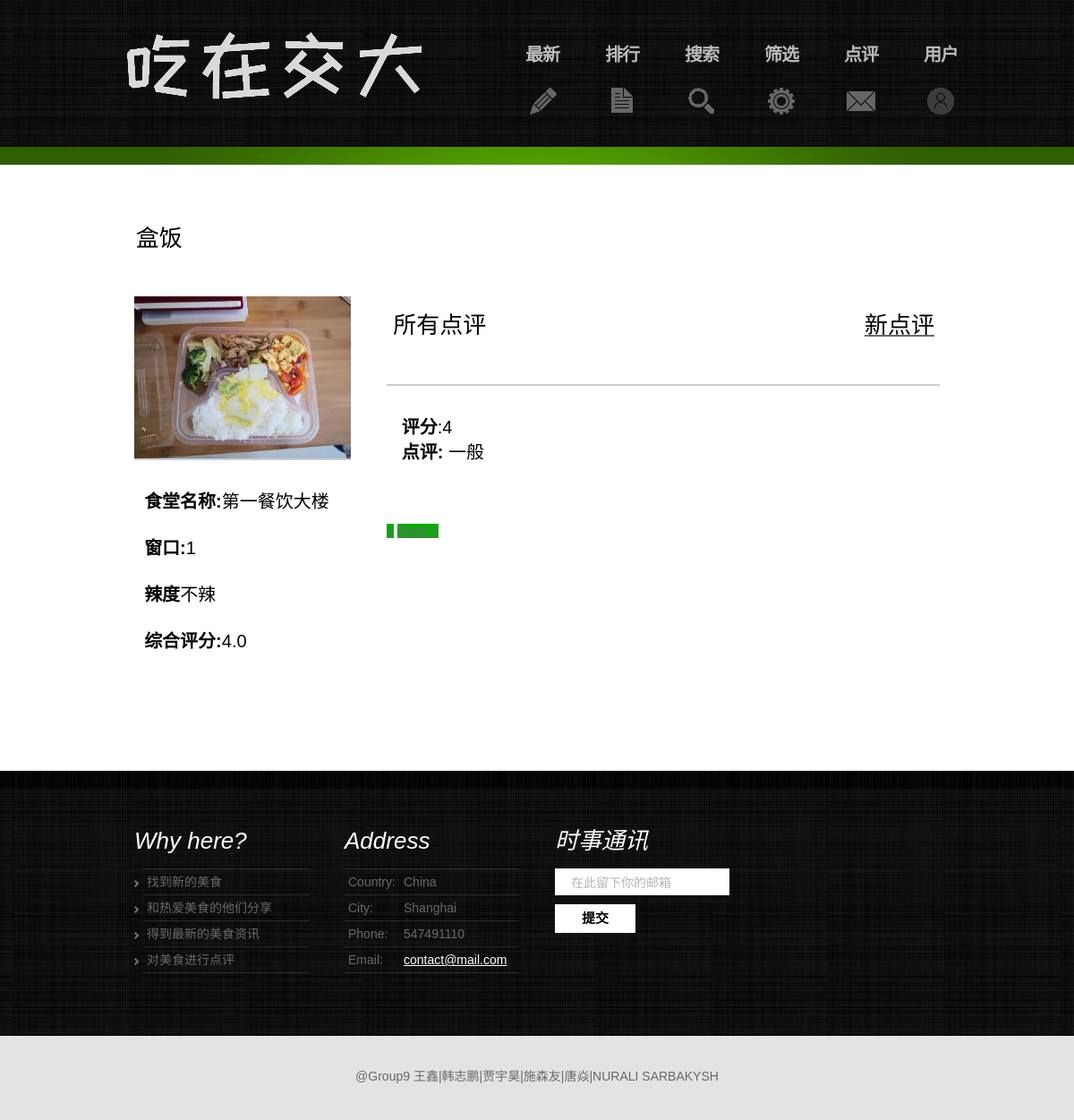
Screenshot of /food/110101 (signed in) with the database file from the repository.
### food/models.py (models this page shows, shortened)
class food(models.Model):
    foodID = models.IntegerField('foodID', primary_key=True)  #6位
    name = models.CharField('name', max_length=20)
    price = models.DecimalField('price', max_digits=7, decimal_places=2)
    stars = models.DecimalField('stars', max_digits=3, decimal_places=1, default=0)
    spiciness = models.IntegerField('spiciness', default=1)

### comment/models.py (models this page shows)
class comment(models.Model):
    content = models.TextField('content')
    stars = models.IntegerField('stars', default=0)
    created_time = models.DateTimeField('created_time', auto_now_add=True)
    updated_time = models.DateTimeField('updated_time', auto_now=True)
    user = models.ForeignKey(User, on_delete=models.CASCADE)
    food = models.ForeignKey(food, on_delete=models.CASCADE, default="")
    likes = models.IntegerField('Likes', default = 0)
    unlikes = models.IntegerField('Unlikes', default = 0)

### index/views.py (the view)
    def wrap(request, *args, **kwargs):
        if 'username' not in request.session:
            c_username = request.COOKIES.get('username')
            if not c_username:
                return HttpResponseRedirect('/index')
            else:
                request.session['username'] = c_username
        return fn(request, *args, **kwargs)

### food/views.py (called while the page is built)
@check_login
def food_view(request, foodnum):
    getfood = food.objects.get(foodID=foodnum)
    comment_list = comment.objects.filter(food=getfood)
    stars_cnt = 0.0
    for c in comment_list:
        stars_cnt += c.stars
    comment_num = len(comment_list)
    if comment_num !=0:
        stars_avg = stars_cnt / comment_num
    else:
        stars_avg = 0
    stars_avg = round(stars_avg,2)
    getfood.stars = stars_avg
    getfood.save();
    paginator = Paginator(comment_list, 7) # Show 20 food per page.
    page_number = request.GET.get('page')
    page_obj = paginator.get_page(page_number)
    return render(request, 'food/food.html', locals())

### index/templatetags/restaurant.py (called while the page is built)
@register.filter("restaurant")
def restaurant_name(foodID):
    return foodid2(foodID)

def foodid2(foodID):
    restaurant_list = ['第一餐饮大楼','第二餐饮大楼','第三餐饮大楼','第四餐饮大楼','第五餐饮大楼','第六餐饮大楼','第七餐饮大楼',
                       '玉兰苑','哈乐餐厅']
    restaurant = restaurant_list[int(foodID/100000) - 1]
    return restaurant

### index/templatetags/spiciness.py (called while the page is built)
@register.filter("spiciness")
def spiciness_num(num):
    return spiciness2(num)

def spiciness2(num):
    spiciness_list = ['不辣', '微辣','辣','很辣']
    spiciness = spiciness_list[num - 1]
    return spiciness

### index/templatetags/windownum.py (called while the page is built)
@register.filter("windownum")
def window_num(foodID):
    return int(foodID/100%100)

### index/views.py (called while the page is built)
def check_login(fn):
    def wrap(request, *args, **kwargs):
        if 'username' not in request.session:
            c_username = request.COOKIES.get('username')
            if not c_username:
                return HttpResponseRedirect('/index')
            else:
                request.session['username'] = c_username
        return fn(request, *args, **kwargs)
    return wrap

### food/templates/food/food.html (shortened to what this page needs)
<!DOCTYPE html>
<html lang="zh">
  <head>
    <link rel="stylesheet" href="/static/css/wx_reset.css" type="text/css" media="all" />
    <link rel="stylesheet" href="/static/css/wx_layout.css" type="text/css" media="all" />
    <link rel="stylesheet" href="/static/css/wx_style.css" type="text/css" media="all" />
    <link rel="stylesheet" href="/static/css/wx_zerogrid.css" />
    <link rel="stylesheet" href="/static/css/wx_responsive.css" />
  </head>
  {%load restaurant%}
  {%load windownum%}
  {%load spiciness%}
  <body id="page4">
    <div class="body1">
        <div class="body2">
          <div class="body5">
            <div class="main zerogrid">
              <header>
                <div class="wrapper row">
                  <h1>
                      <a href="/index" id="logo"><img src="/static/images/logo.png"/></a>
                  </h1>
                  <nav>
                      <ul id="menu">
                        {%if request.session.username%}
                        <li id="nav2">
                          <a href="/index/latest"> 最新 </a>
                        </li>
                        <li id="nav3">
                          <a href="/index/top"> 排行</a>
                        </li>
                        <li id="nav7">
                          <a href="/index/search"> 搜索</a>
                        </li>
                        <li id="nav4">
                          <a href="/index/sift"> 筛选 </a>
                        </li>
                        <li id="nav5">
                          <a href = "/index/remark"> 点评</a>
                        </li>
                        <li id="nav6">
                          <a href="/user/info"> 用户</a>
                        </li>
                      {%endif%}
                      </ul>
                    </nav>
                </div>
              </header>
            </div>
          </div>
        </div>
      </div>
      <div class="body3">
      <div class="main zerogrid">
        <article id="content">
          <div class="wrapper">
            <h3>&nbsp;&nbsp;&nbsp;{{getfood.name}}</h3>
            <div class="col-1-3" style="display:inline-block;">
              <div class="wrap-col">
                <div class="wrapper pad_bot2">
                  <div>
                  <img src="/static/images/{{getfood.foodID}}.jpg"
                  width="400px" height="400px"  ></div>
                  <div class="results-message"></div>
                  <p>&nbsp;&nbsp;<strong>食堂名称:</strong>{{getfood.foodID|restaurant}}</p>
                  <p>&nbsp;&nbsp;<strong>窗口:</strong>{{getfood.foodID|windownum}}</p>
                  <p>&nbsp;&nbsp;<strong>辣度</strong>{{getfood.spiciness|spiciness}}</p>
                  <p>&nbsp;&nbsp;<strong>综合评分:</strong>{{getfood.stars}}</p>
                </div>
              </div>
            </div>
            <div class="col-1-7 " style="display:inline-block;">
              <div class="wrap-col">
                <div class="wrapper pad_bot2">
                    <div style="display:inline-block;margin: 0%;padding:0%; border: 0ch;" ><h3 align="center">&nbsp;所有点评</h3></div>
                    <div class="card-footer" style="display:inline-block;float: right;" >
                      <a class="button" style="background-color: rgb(11, 169, 11);" href="/comment/{{getfood.foodID}}">
                      <h3 align="center">新点评<h3>
                      </a>
                    </div>
                    {% for comment in page_obj %}
                    <div class="wrapper pad_bot2">
                      <div class="results-message">
                      </div>
                      <p class="pad_bot1">
                        <strong>&nbsp;&nbsp;&nbsp;评分</strong>:{{comment.stars}}<br />
                        <strong>&nbsp;&nbsp;&nbsp;点评:</strong>
                        {{comment.content}}
                        <br />
                        <br />
                      </p>
                    </div>
                    {% endfor %}
                    {%if page_obj.has_previous%}
                    <a class="button" style="background-color: rgb(11, 169, 11); width: 50px;height: 25px;" herf=
                    "?page={{ page_obj.previous_page_number}}"><</a>
                    {%else%}
                    <a class="button" style="background-color: rgb(11, 169, 11); width: 50px;height: 25px;" herf=
                    "#"><</a>
                    {%endif%}
                        <a class="button" style="background-color: rgb(11, 169, 11); width: 50px;height: 25px;" href="#">
                            {{page_number}}
                        </a>
                        {%if page_obj.has_next%}
                        <a class="button" style="background-color: rgb(11, 169, 11); width: 50px;height: 25px;" herf=
                        "?page={{ page_obj.next_page_number}}">></a>
                            {%else%}
                            <a class="button" style="background-color: rgb(11, 169, 11); width: 50px;height: 25px;" href="#" >
                                    >
                            </a>
                        {%endif%}
          </div>
        </article>
      </div>
    </div>
    <div class="body4">
      <div class="main zerogrid">
        <article id="content2">
          <div class="wrapper row">
            <section class="col-1-4">
              <div class="wrap-col">
                <h4>Why here?</h4>
                <ul class="list1">
                  <li><a href="#">找到新的美食</a></li>
                  <li><a href="#">和热爱美食的他们分享</a></li>
                  <li><a href="#">得到最新的美食资讯</a></li>
                  <li><a href="#">对美食进行点评</a></li>
                </ul>
              </div>
            </section>
            <section class="col-1-4">
              <div class="wrap-col">
                <h4>Address</h4>
                <ul class="address">
                  <li><span>Country:</span>China</li>
                  <li><span>City:</span>Shanghai</li>
                  <li><span>Phone:</span>547491110</li>
                  <li>
                    <span>Email:</span><a href="mailto:">contact@mail.com</a>
                  </li>
                </ul>
              </div>
            </section>
            <section class="col-1-4">
              <div class="wrap-col">
                <h4>时事通讯</h4>
                <form id="newsletter" method="post">
                  <div>
                    <div class="wrapper">
                      <input
                        class="input"
                        type="text"
                        value="在此留下你的邮箱"
                        onblur="if(this.value=='') this.value='Type Your Email Here'"
                        onfocus="if(this.value =='Type Your Email Here' ) this.value=''"
                      />
                    </div>
                    <a
                      href="#"
                      class="button"
                      onclick="document.getElementById('newsletter').submit()"
                      >提交</a
                    >
                  </div>
                </form>
              </div>
            </section>
          </div>
        </article>
      </div>
    </div>
    <div class="main zerogrid">
      <footer>@Group9 王鑫|韩志鹏|贾宇昊|施森友|唐焱|NURALI SARBAKYSH</footer>
    </div>
  </body>
</html>

### index/static/css/wx_layout.css (style rules this page uses)
#page4 h3 { line-height: 2.1em; margin-bottom: 1px; }
#page4 .pad_bot2 { padding-bottom: 30px; background-color: rgb(255, 255, 255); }
#page4 #content { padding-bottom: 57px; }

### index/static/css/wx_style.css (style rules this page uses)
article, aside, audio, canvas, command, datalist, details, embed, figcaption, figure, footer, header, hgroup, keygen, meter, nav, output, progress, section, source, video { display: block; }
.wrapper { width: 100%; overflow: hidden; }
body { background: rgb(227, 227, 227); border: 0; font: 14px "Trebuchet MS", Arial, Helvetica, sans-serif; color: #696969; line-height: 22px; font-style: italic; }
.body1 { background: url(../images/bg.jpg) bottom center repeat; }
.body2 { background: url(../images/bg_top2.gif) bottom repeat-x; }
.body3 { background: white; }
.body4 { background: url(../images/bg.jpg) top center repeat; }
.body5 { background: url(../images/bg_top_img.jpg) center bottom no-repeat; }
.main { margin: 0 auto; }
a { color: #696969; text-decoration: underline; outline: none; }
h1 { float: left; }
h3 { font-size: 26px; color: #000; line-height: 1.2em; letter-spacing: -0px; padding-top: 5px; padding-bottom: 16px; padding-right: 6px; font-weight: 400; font-style: normal; }
h4 { font-size: 26px; line-height: 1.2em; color: #fff; font-weight: 400; padding: 43px 0 15px 0; }
p { padding-bottom: 24px; font-size: 20px; line-height: 28px; font-style: normal; color: #000; }
header { padding-top: 34px; min-height: 150px; }
form { font-size: 15px; font-style: normal; color: #000; }
#logo { display: block; margin-left: 10px; }
#menu { float: right; padding-top: 15px; }
#menu li { float: left; padding-left: 51px; }
#menu li a { display: block; font: 20px "Trebuchet MS", Arial, Helvetica, sans-serif; line-height: 1.2em; color: #bbb; text-transform: uppercase; text-decoration: none; text-align: center; letter-spacing: -1px; height: 79px; font-style: normal; font-weight: 700; }
#menu #nav2 a { background: url(../images/menu_icon2.gif) bottom center no-repeat; }
#menu #nav3 a { background: url(../images/menu_icon3.gif) bottom center no-repeat; }
#menu #nav4 a { background: url(../images/menu_icon4.gif) bottom center no-repeat; }
#menu #nav5 a { background: url(../images/menu_icon5.gif) bottom center no-repeat; }
#menu #nav6 a { background: url(../images/menu_icon6.gif) bottom center no-repeat; }
#menu #nav7 a { background: url(../images/menu_icon7.gif) bottom center no-repeat; }
#content { padding-top: 50px; padding-bottom: 36px; }
#content2 { padding-bottom: 50px; }
.pad_bot1 { padding-bottom: 5px; }
.pad_bot2 { padding-bottom: 40px; }
.list1 { background: url(../images/line_hor1.png) 10px 0 no-repeat; padding-top: 1px; }
.list1 li { background: url(../images/line_hor1.png) 10px bottom no-repeat; line-height: 29px; }
.list1 a { color: #696969; text-decoration: none; font-style: normal; padding-left: 14px; background: url(../images/marker_1.gif) 0 6px no-repeat; }
.address { background: url(../images/line_hor1.png) 0px 0 no-repeat; padding-top: 1px; }
.address li { background: url(../images/line_hor1.png) 0px bottom no-repeat; line-height: 29px; font-style: normal; }
.address span { padding-left: 4px; float: left; width: 62px; }
.address a { color: #fff; }
footer { padding: 34px 0 38px 0; font-style: normal; color: #696969; text-align: center; }
#newsletter .input { background: #fff; padding: 6px 18px; width: 184px; height: 18px; font: 14px "Trebuchet MS", Arial, Helvetica, sans-serif; font-style: inherit; color: #b4b4b4; margin: 0; }
#newsletter .wrapper { min-height: 40px; }
#newsletter a { float: right; width: 90px; height: 32px; background: #fff; line-height: 32px; color: #000; font-weight: bold; text-align: center; font-style: normal; text-decoration: none; }
#newsletter .button { float: left; }
.results-message { padding: 1rem; color: #888; border-top: 2px solid #ccc; }

### index/static/css/wx_responsive.css (style rules this page uses)
html { -webkit-text-size-adjust: none; }
img { max-width:100%; height: auto; width: auto\9; }

### rows the page displays
food: name "盒饭", foodID (picture), foodID|restaurant "第一餐饮大楼", foodID|windownum "1", spiciness|spiciness "不辣", stars "4.0"
comment: stars "4", content "一般"

### other values shown
{{ page_number }} "None"
